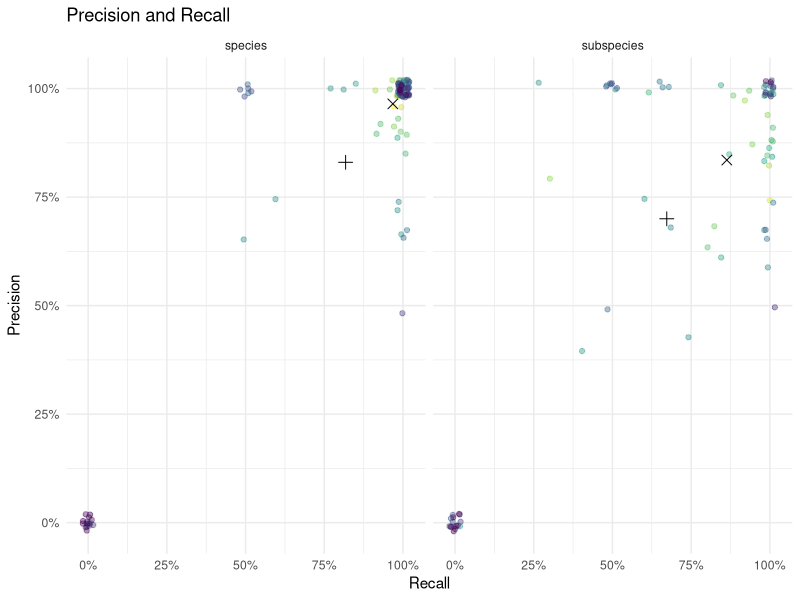
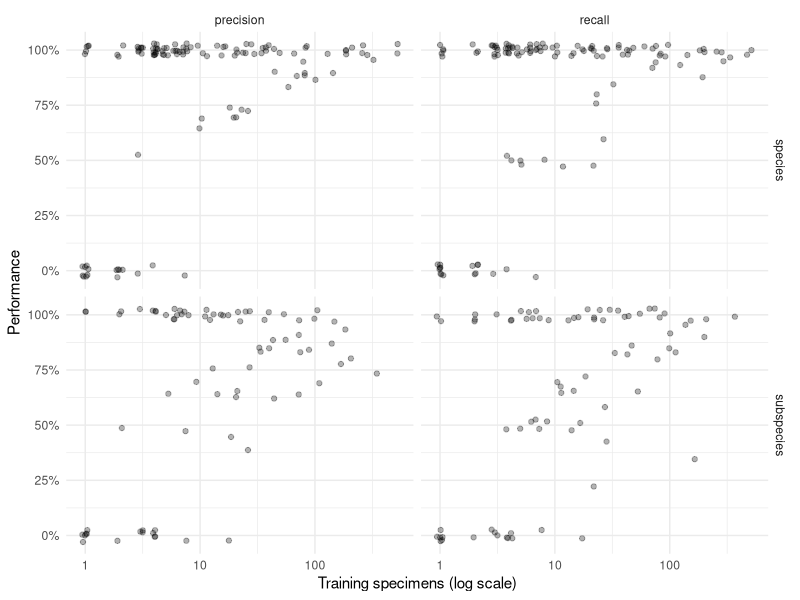
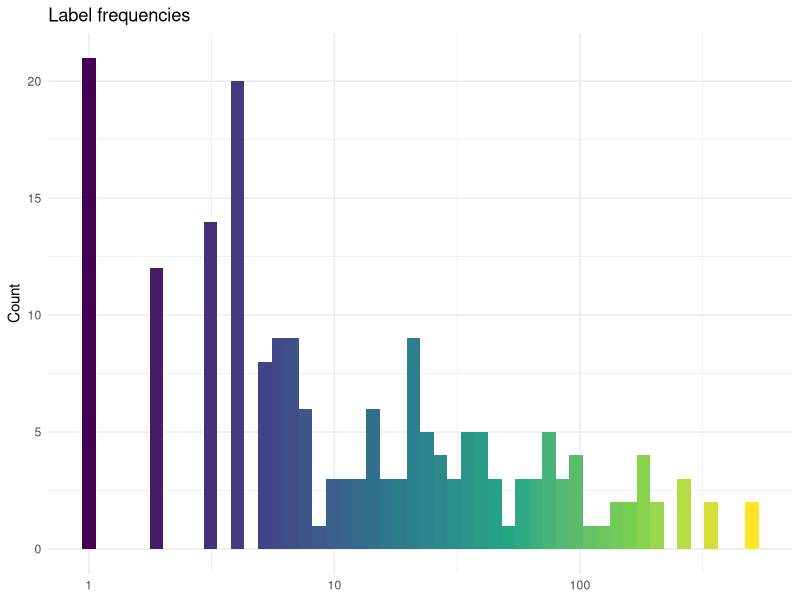
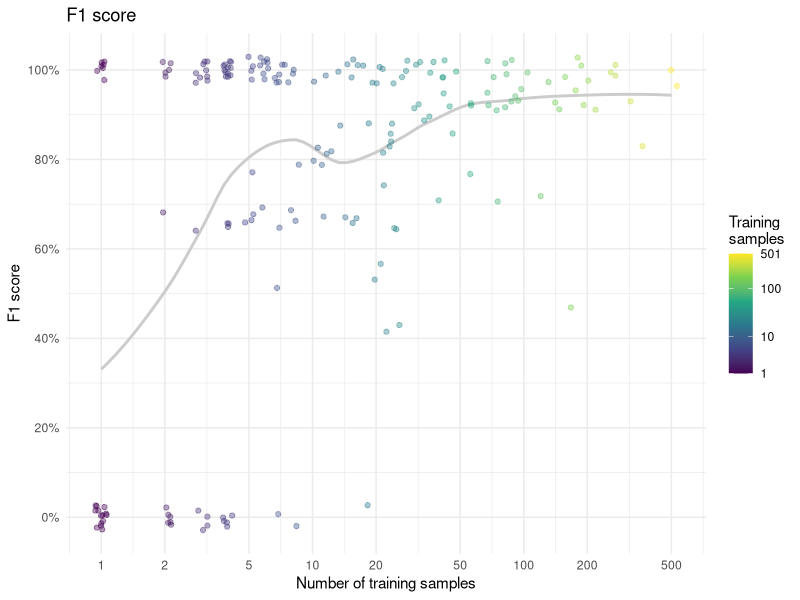
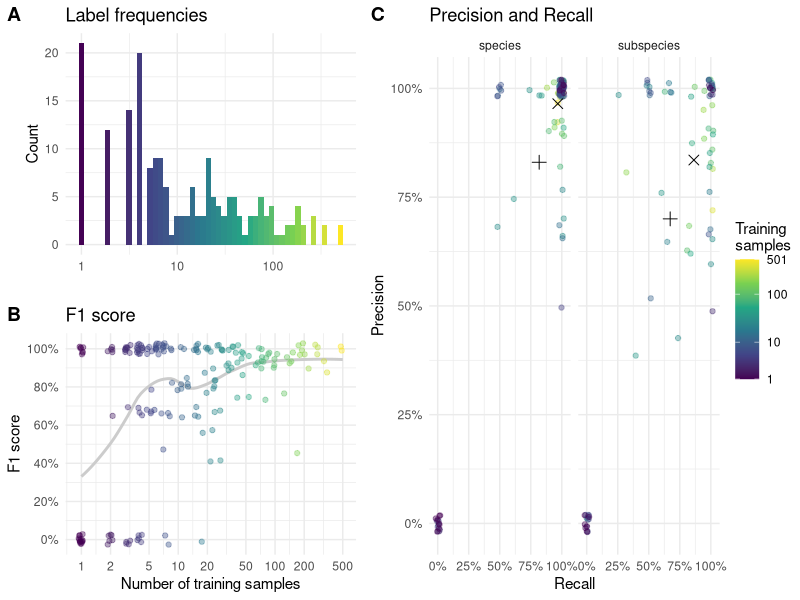
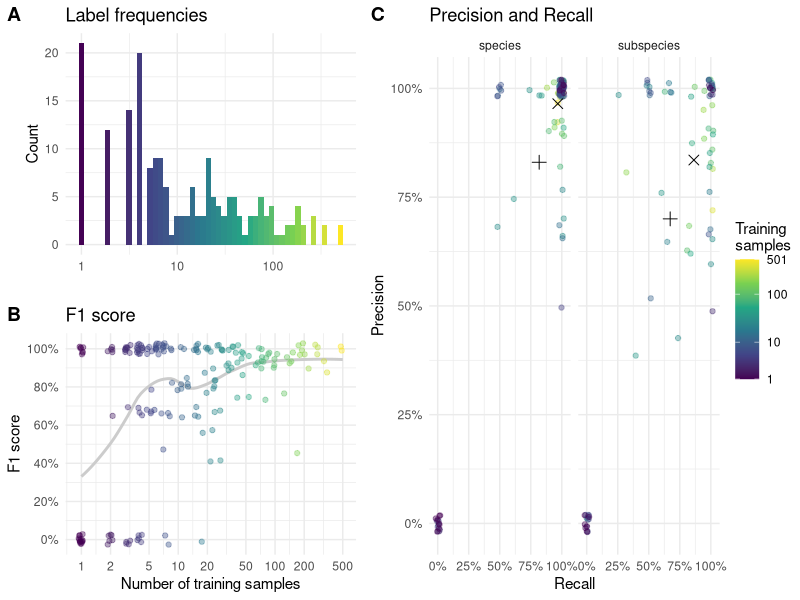
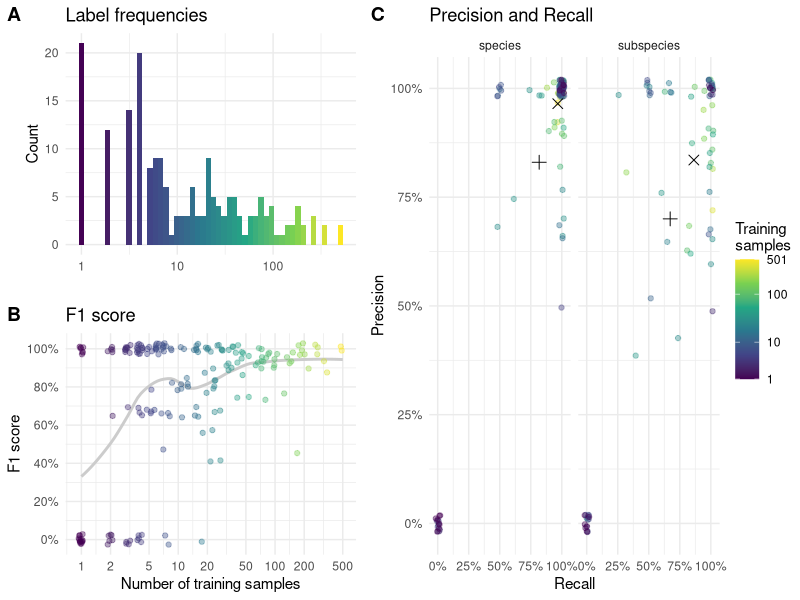

Reproduce these figures in R, in order.
## ---- chunk 1
set.seed(1324)

# Load required libraries
library(tidyverse)
library(ggthemes)
library(cowplot)
## ---- chunk 2
# Load and process model performance results
performance_data <- read_csv("test_results_eva02_large_patch14_448.mim_m38m_ft_in22k_in1k.csv") %>% 
  mutate(
    # Convert percentages to proportions for mathematical analysis
    across(starts_with('micro'), ~ .x / 100),
    
    # Classify taxonomic level based on naming convention
    # Subspecies contain underscores (e.g., "repanda_repanda"), species do not (e.g., "sexguttata")
    taxonomic_level = if_else(str_detect(Term, "_"), "subspecies", "species"),
    
    # Calculate F1 score
    f1 = true_positives / (true_positives + (false_positives + false_negatives) / 2)
  ) %>%
  # Rename columns for clarity
  rename(
    taxon = Term,
    precision = micro_precision,
    recall = micro_recall,
    training_specimens = N_train,
    test_specimens = N
  )

# Display data structure
glimpse(performance_data)
## ---- chunk 3
# Helper function to calculate both weighted and unweighted averages
calculate_averages <- function(data, group_var) {
  data %>%
    group_by({{ group_var }}) %>%
    summarise(
      # Equal weight per taxon
      precision_equal = mean(precision, na.rm = TRUE),
      recall_equal = mean(recall, na.rm = TRUE),
      
      # Weight by training specimen count
      precision_weighted = weighted.mean(precision, training_specimens, na.rm = TRUE),
      recall_weighted = weighted.mean(recall, training_specimens, na.rm = TRUE),
      
      .groups = 'drop'
    )
}
## ---- chunk 4
# Calculate averages by taxonomic level
summary_stats <- calculate_averages(performance_data, taxonomic_level)

# Reshape for visualization (following original working approach)
plot_averages <- summary_stats %>%
  pivot_longer(cols = -taxonomic_level, names_to = 'metric') %>%
  mutate(
    weighted = str_detect(metric, '_weighted'),
    metric_clean = str_replace(metric, '^(.+?)_(equal|weighted)$', '\\1')
  ) %>%
  select(-metric) %>%
  pivot_wider(names_from = metric_clean, values_from = value) %>%
  mutate(
    weighting_type = case_when(
      weighted == FALSE ~ "Equal taxa",
      weighted == TRUE ~ "Weighted by specimens"
    )
  )

print("Summary Statistics by Taxonomic Level:")
print(summary_stats)
## ---- chunk 5
# Prepare data for main precision-recall scatter plot
plot_data <- performance_data %>%
  arrange(desc(training_specimens))
## ---- chunk 6
# Create precision-recall scatter plot
precision_recall_plot <- ggplot() +
  # Individual taxa points colored by training set size
  geom_jitter(
    data = plot_data,
    aes(y = precision, x = recall, color = training_specimens),
    width = 0.02, 
    height = 0.02, 
    alpha = 0.4
  ) +
  # Overlay summary averages as distinct shapes
  geom_point(
    data = plot_averages,
    aes(y = precision, x = recall, shape = weighted),
    size = 3
  ) +
  # Customize scales and appearance
  scale_shape_manual(
    values = c(3, 4),
    name = 'Averaging',
    labels = c("taxa", 'specimens'),
    guide = 'none'
  ) + 
  scale_color_viridis_c(
    trans = 'log10',
    name = "Specimens\nin training",
    breaks = c(1, 10, 100, max(plot_data$training_specimens)),
    guide = 'none'
  ) +
  scale_x_continuous(labels = scales::percent) +
  scale_y_continuous(labels = scales::percent) +
  ggtitle("Precision and Recall") +
  xlab("Recall") +
  ylab("Precision") +
  facet_grid(~ taxonomic_level) +
  theme_minimal()

# Display the plot
print(precision_recall_plot)
## ---- chunk 7
# Prepare data for training size analysis
training_size_data <- performance_data %>%
  arrange(desc(training_specimens)) %>%
  pivot_longer(
    cols = c("precision", "recall"),
    names_to = "metric",
    values_to = "value"
  )
## ---- chunk 8
# Create scatter plot showing performance vs training size
training_size_plot <- ggplot(training_size_data) +
  geom_jitter(
    aes(x = training_specimens, y = value),
    width = 0.03, 
    height = 0.03, 
    alpha = 0.3
  ) +
  scale_x_log10() +
  scale_y_continuous(labels = scales::percent) +
  xlab("Training specimens (log scale)") +
  ylab("Performance") +
  facet_grid(taxonomic_level ~ metric) +
  theme_minimal()

# Display the plot
print(training_size_plot)
## ---- chunk 9
# Calculate some key statistics for interpretation
species_count <- sum(performance_data$taxonomic_level == "species")
subspecies_count <- sum(performance_data$taxonomic_level == "subspecies")
## ---- chunk 10
# Dataset overview
cat("Dataset Overview:\n")
cat(sprintf("- Total taxa analyzed: %d\n", nrow(performance_data)))
cat(sprintf("- Species: %d (%.1f%%)\n", 
            species_count, 
            100 * species_count / nrow(performance_data)))
cat(sprintf("- Subspecies: %d (%.1f%%)\n", 
            subspecies_count, 
            100 * subspecies_count / nrow(performance_data)))

# Performance summary by taxonomic level
cat("\nPerformance Summary:\n")
for (level in c("species", "subspecies")) {
  level_data <- summary_stats %>% filter(taxonomic_level == level)
  cat(sprintf("\n%s:\n", str_to_title(level)))
  cat(sprintf("- Equal-weighted precision: %.1f%%\n", 
              100 * level_data$precision_equal))
  cat(sprintf("- Equal-weighted recall: %.1f%%\n", 
              100 * level_data$recall_equal))
  cat(sprintf("- Specimen-weighted precision: %.1f%%\n", 
              100 * level_data$precision_weighted))
  cat(sprintf("- Specimen-weighted recall: %.1f%%\n", 
              100 * level_data$recall_weighted))
}
## ---- chunk 11
dist_plot <- ggplot(plot_data) +
  geom_histogram(
    aes(x = training_specimens, fill = after_stat(x)), 
    bins = 50
  ) +
  scale_fill_viridis_c(
    trans = "log1p", 
    guide = 'none'
  ) + 
  scale_x_log10() +
  ggtitle("Label frequencies") +
  xlab(NULL) +
  ylab("Count") +
  theme_minimal()

dist_plot
## ---- chunk 12
f1_plot <- ggplot(plot_data) +
  # Add smooth trend line
  geom_smooth(
    aes(x = training_specimens, y = f1), 
    method = "loess",
    span = 0.5,  # Adjust for smoothness
    se = FALSE,
    color = gray(0.8)
  ) +
  # Add individual points
  geom_jitter(
    aes(x = training_specimens, y = f1, color = training_specimens),
    width = 0.03, 
    height = 0.03, 
    alpha = 0.4
  ) +
  # Customize scales
  scale_x_log10(breaks = c(1, 2, 5, 10, 20, 50, 100, 200, 500)) +
  scale_y_continuous(
    labels = scales::percent, 
    breaks = seq(0, 1.00, by = 0.20)
  ) +
  scale_color_viridis_c(
    trans = "log1p",
    breaks = c(1, 10, 100, 501),
    name = "Training\nsamples"
  ) + 
  ggtitle("F1 score") +
  xlab("Number of training samples") +
  ylab("F1 score") +
  theme_minimal()

f1_plot
## ---- chunk 13
# Extract shared legend from F1 plot
shared_legend <- get_legend(f1_plot)
## ---- chunk 14
# Combine distribution and F1 plots vertically
p_AB <- cowplot::plot_grid(
  dist_plot,
  f1_plot + theme(legend.position = 'none'),
  ncol = 1,
  labels = "AUTO",
  align = 'hv',
  axis = 'lrtb'
)

# Create final combined plot with shared legend
p <- cowplot::plot_grid(
  p_AB,
  precision_recall_plot,
  shared_legend,
  rel_widths = c(1, 1, 0.2),
  nrow = 1,
  labels = c("", "C", "")
)

p
## ---- chunk 15
# Save as PDF for publication
ggsave(
  filename = 'taxonomy_metrics.pdf',
  plot = p,
  device = 'pdf',
  width = 7,
  height = 3,
  units = 'in',
  useDingbats = FALSE
)

# Save as high-resolution PNG
ggsave(
  filename = 'taxonomy_metrics.png',
  plot = p,
  device = 'png',
  width = 7,
  height = 3,
  units = 'in',
  dpi = 300  # High resolution for crisp appearance
)
## ---- chunk 16
performance_data %>% 
  filter(taxon == "sylvicola")
